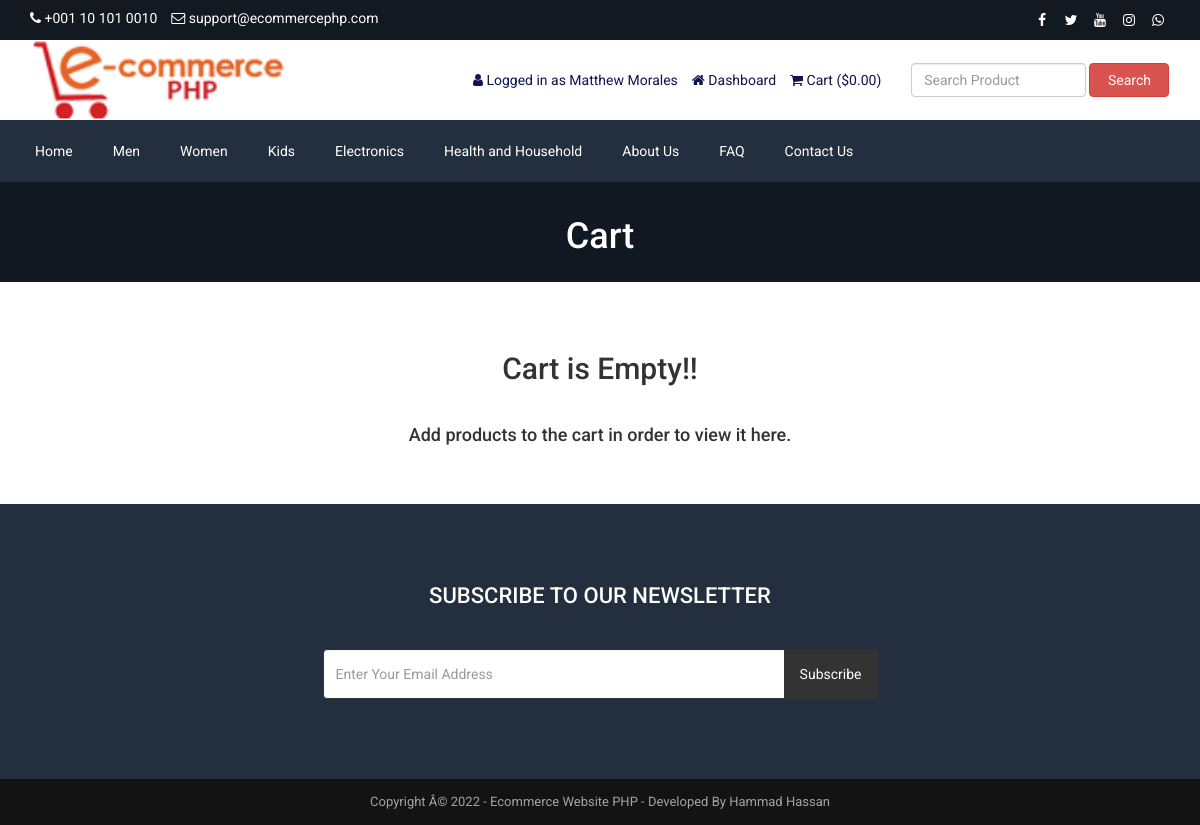
Page /cart.php (signed in) on the earlier database version.
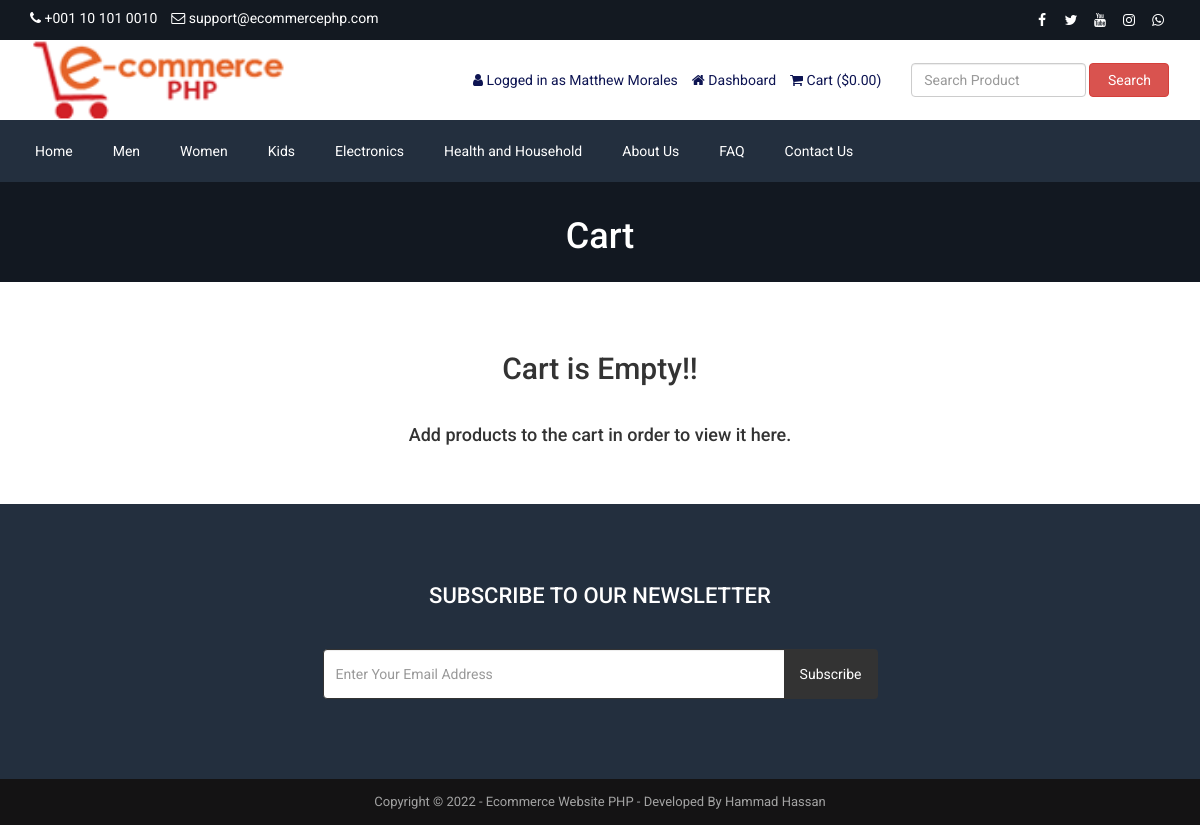
Same page on the later database version.
### tables this page shows
CREATE TABLE `tbl_settings` (
  `id` int(11) NOT NULL,
  `logo` varchar(255) NOT NULL,
  `favicon` varchar(255) NOT NULL,
  `footer_about` text NOT NULL,
  `footer_copyright` text NOT NULL,
  `contact_address` text NOT NULL,
  `contact_email` varchar(255) NOT NULL,
  `contact_phone` varchar(255) NOT NULL,
  `contact_fax` varchar(255) NOT NULL,
  `contact_map_iframe` text NOT NULL,
  `receive_email` varchar(255) NOT NULL,
  `receive_email_subject` varchar(255) NOT NULL,
  `receive_email_thank_you_message` text NOT NULL,
  `forget_password_message` text NOT NULL,
  `total_recent_post_footer` int(10) NOT NULL,
  `total_popular_post_footer` int(10) NOT NULL,
  `total_recent_post_sidebar` int(11) NOT NULL,
  `total_popular_post_sidebar` int(11) NOT NULL,
  `total_featured_product_home` int(11) NOT NULL,
  `total_latest_product_home` int(11) NOT NULL,
  `total_popular_product_home` int(11) NOT NULL,
  `meta_title_home` text NOT NULL,
  `meta_keyword_home` text NOT NULL,
  `meta_description_home` text NOT NULL,
  `banner_login` varchar(255) NOT NULL,
  `banner_registration` varchar(255) NOT NULL,
  `banner_forget_password` varchar(255) NOT NULL,
  `banner_reset_password` varchar(255) NOT NULL,
  `banner_search` varchar(255) NOT NULL,
  `banner_cart` varchar(255) NOT NULL,
  `banner_checkout` varchar(255) NOT NULL,
  `banner_product_category` varchar(255) NOT NULL,
  `banner_blog` varchar(255) NOT NULL,
  `cta_title` varchar(255) NOT NULL,
  `cta_content` text NOT NULL,
  `cta_read_more_text` varchar(255) NOT NULL,
  `cta_read_more_url` varchar(255) NOT NULL,
  `cta_photo` varchar(255) NOT NULL,
  `featured_product_title` varchar(255) NOT NULL,
  `featured_product_subtitle` varchar(255) NOT NULL,
  `latest_product_title` varchar(255) NOT NULL,
  `latest_product_subtitle` varchar(255) NOT NULL,
  `popular_product_title` varchar(255) NOT NULL,
  `popular_product_subtitle` varchar(255) NOT NULL,
  `testimonial_title` varchar(255) NOT NULL,
  `testimonial_subtitle` varchar(255) NOT NULL,
  `testimonial_photo` varchar(255) NOT NULL,
  `blog_title` varchar(255) NOT NULL,
  `blog_subtitle` varchar(255) NOT NULL,
  `newsletter_text` text NOT NULL,
  `paypal_email` varchar(255) NOT NULL,
  `stripe_public_key` varchar(255) NOT NULL,
  `stripe_secret_key` varchar(255) NOT NULL,
  `bank_detail` text NOT NULL,
  `before_head` text NOT NULL,
  `after_body` text NOT NULL,
  `before_body` text NOT NULL,
  `home_service_on_off` int(11) NOT NULL,
  `home_welcome_on_off` int(11) NOT NULL,
  `home_featured_product_on_off` int(11) NOT NULL,
  `home_latest_product_on_off` int(11) NOT NULL,
  `home_popular_product_on_off` int(11) NOT NULL,
  `home_testimonial_on_off` int(11) NOT NULL,
  `home_blog_on_off` int(11) NOT NULL,
  `newsletter_on_off` int(11) NOT NULL,
  `ads_above_welcome_on_off` int(1) NOT NULL,
  `ads_above_featured_product_on_off` int(1) NOT NULL,
  `ads_above_latest_product_on_off` int(1) NOT NULL,
  `ads_above_popular_product_on_off` int(1) NOT NULL,
  `ads_above_testimonial_on_off` int(1) NOT NULL,
  `ads_category_sidebar_on_off` int(1) NOT NULL
);

### cart.php (the view, shortened to what the changed rows need)
<?php require_once('header.php'); ?>
<?php
$statement = $pdo->prepare("SELECT * FROM tbl_settings WHERE id=1");
$statement->execute();
$result = $statement->fetchAll(PDO::FETCH_ASSOC);
foreach ($result as $row) {
    $banner_cart = $row['banner_cart'];
}
?>
<div class="page-banner" style="background-image: url(assets/uploads/<?php echo $banner_cart; ?>)">
    <div class="overlay"></div>
    <div class="page-banner-inner">
        <h1><?php echo LANG_VALUE_18; ?></h1>
    </div>
</div>
<div class="page">
	<div class="container">
		<div class="row">
			<div class="col-md-12">
                <?php if(!isset($_SESSION['cart_p_id'])): ?>
                    <?php echo '<h2 class="text-center">Cart is Empty!!</h2></br>'; ?>
                <?php endif; ?>
			</div>
		</div>
	</div>
</div>
<?php require_once('footer.php'); ?>

### header.php (shortened to what the changed rows need)
<?php
include("admin/inc/config.php");
$statement = $pdo->prepare("SELECT * FROM tbl_settings WHERE id=1");
$statement->execute();
$result = $statement->fetchAll(PDO::FETCH_ASSOC);
foreach ($result as $row)
{
	$logo = $row['logo'];
	$contact_email = $row['contact_email'];
	$contact_phone = $row['contact_phone'];
}
?>
<!DOCTYPE html>
<html lang="en">
<head>
	<link rel="stylesheet" href="assets/css/bootstrap.min.css">
	<link rel="stylesheet" href="assets/css/font-awesome.min.css">
	<link rel="stylesheet" href="assets/css/owl.carousel.min.css">
	<link rel="stylesheet" href="assets/css/owl.theme.default.min.css">
	<link rel="stylesheet" href="assets/css/jquery.bxslider.min.css">
    <link rel="stylesheet" href="assets/css/magnific-popup.css">
    <link rel="stylesheet" href="assets/css/rating.css">
	<link rel="stylesheet" href="assets/css/spacing.css">
	<link rel="stylesheet" href="assets/css/bootstrap-touch-slider.css">
	<link rel="stylesheet" href="assets/css/animate.min.css">
	<link rel="stylesheet" href="assets/css/tree-menu.css">
	<link rel="stylesheet" href="assets/css/select2.min.css">
	<link rel="stylesheet" href="assets/css/main.css">
	<link rel="stylesheet" href="assets/css/responsive.css">
</head>
<body>
<div class="top">
	<div class="container">
		<div class="row">
			<div class="col-md-6 col-sm-6 col-xs-12">
				<div class="left">
					<ul>
						<li><i class="fa fa-phone"></i> <?php echo $contact_phone; ?></li>
						<li><i class="fa fa-envelope-o"></i> <?php echo $contact_email; ?></li>
					</ul>
				</div>
			</div>
		</div>
	</div>
</div>
<div class="header">
	<div class="container">
		<div class="row inner">
			<div class="col-md-4 logo">
				<a href="index.php"><img src="assets/uploads/<?php echo $logo; ?>" alt="logo image"></a>
			</div>
		</div>
	</div>
</div>
<div class="nav">
	<div class="container">
	</div>
</div>

### footer.php (shortened to what the changed rows need)
<?php
$statement = $pdo->prepare("SELECT * FROM tbl_settings WHERE id=1");
$statement->execute();
$result = $statement->fetchAll(PDO::FETCH_ASSOC);
foreach ($result as $row)
{
	$footer_copyright = $row['footer_copyright'];
    $newsletter_on_off = $row['newsletter_on_off'];
}
?>
<?php if($newsletter_on_off == 1): ?>
<section class="home-newsletter">
	<div class="container">
		<div class="row">
			<div class="col-md-6 col-md-offset-3">
				<div class="single">
				<form action="" method="post">
					<h2><?php echo LANG_VALUE_93; ?></h2>
				</div>
			</div>
		</div>
	</div>
</section>
<?php endif; ?>
<div class="footer-bottom">
	<div class="container">
		<div class="row">
			<div class="col-md-12 copyright">
				<?php echo $footer_copyright; ?>
			</div>
		</div>
	</div>
</div>
</body>
</html>

Differences in the rows shown:
changed tbl_settings "support@ecommercephp.com": footer_copyright "Copyright Â© 2022 - Ecommerce Website PHP - Developed By Hammad Hassan" → "Copyright © 2022 - Ecommerce Website PHP - Developed By Hammad Hassan"
